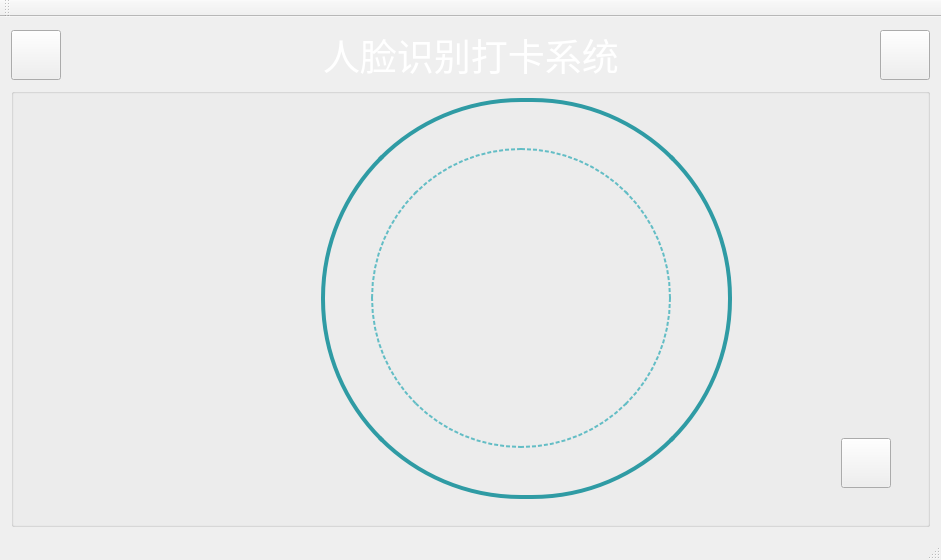
<?xml version="1.0" encoding="UTF-8"?>
<ui version="4.0">
 <class>FaceAttendance</class>
 <widget class="QMainWindow" name="FaceAttendance">
  <property name="geometry">
   <rect>
    <x>0</x>
    <y>0</y>
    <width>941</width>
    <height>560</height>
   </rect>
  </property>
  <property name="windowTitle">
   <string>人脸识别打卡系统</string>
  </property>
  <property name="styleSheet">
   <string notr="true">QMainWindow{
border-image: url(:/images/bg.jpg);
}
</string>
  </property>
  <widget class="QWidget" name="centralWidget">
   <layout class="QVBoxLayout" name="verticalLayout_2">
    <item>
     <layout class="QHBoxLayout" name="horizontalLayout_8">
      <item>
       <widget class="QPushButton" name="pushButton_break">
        <property name="sizePolicy">
         <sizepolicy hsizetype="Expanding" vsizetype="Expanding">
          <horstretch>0</horstretch>
          <verstretch>0</verstretch>
         </sizepolicy>
        </property>
        <property name="minimumSize">
         <size>
          <width>50</width>
          <height>50</height>
         </size>
        </property>
        <property name="maximumSize">
         <size>
          <width>50</width>
          <height>50</height>
         </size>
        </property>
        <property name="styleSheet">
         <string notr="true">border-image: url(:/images/exitsys.png);
</string>
        </property>
        <property name="text">
         <string/>
        </property>
       </widget>
      </item>
      <item>
       <spacer name="horizontalSpacer_4">
        <property name="orientation">
         <enum>Qt::Horizontal</enum>
        </property>
        <property name="sizeHint" stdset="0">
         <size>
          <width>40</width>
          <height>20</height>
         </size>
        </property>
       </spacer>
      </item>
      <item>
       <widget class="QLabel" name="label_10">
        <property name="font">
         <font>
          <pointsize>28</pointsize>
         </font>
        </property>
        <property name="styleSheet">
         <string notr="true">color: rgb(255, 255, 255);</string>
        </property>
        <property name="text">
         <string>人脸识别打卡系统</string>
        </property>
       </widget>
      </item>
      <item>
       <spacer name="horizontalSpacer_5">
        <property name="orientation">
         <enum>Qt::Horizontal</enum>
        </property>
        <property name="sizeHint" stdset="0">
         <size>
          <width>40</width>
          <height>20</height>
         </size>
        </property>
       </spacer>
      </item>
      <item>
       <widget class="QPushButton" name="pushButton_admi">
        <property name="sizePolicy">
         <sizepolicy hsizetype="Expanding" vsizetype="Expanding">
          <horstretch>0</horstretch>
          <verstretch>0</verstretch>
         </sizepolicy>
        </property>
        <property name="minimumSize">
         <size>
          <width>50</width>
          <height>50</height>
         </size>
        </property>
        <property name="maximumSize">
         <size>
          <width>50</width>
          <height>50</height>
         </size>
        </property>
        <property name="styleSheet">
         <string notr="true">
border-image: url(:/images/admi1.png);
</string>
        </property>
        <property name="text">
         <string/>
        </property>
       </widget>
      </item>
     </layout>
    </item>
    <item>
     <layout class="QHBoxLayout" name="horizontalLayout_7">
      <item>
       <widget class="QGroupBox" name="groupBox_2">
        <property name="minimumSize">
         <size>
          <width>618</width>
          <height>427</height>
         </size>
        </property>
        <property name="styleSheet">
         <string notr="true">color: rgb(255, 255, 255);</string>
        </property>
        <property name="title">
         <string/>
        </property>
        <widget class="QLabel" name="label_6">
         <property name="geometry">
          <rect>
           <x>310</x>
           <y>10</y>
           <width>411</width>
           <height>401</height>
          </rect>
         </property>
         <property name="styleSheet">
          <string notr="true">QLabel{
border:4px solid#2f9ba4;
border-radius:200px;
}</string>
         </property>
         <property name="text">
          <string/>
         </property>
        </widget>
        <widget class="QLabel" name="label_face">
         <property name="geometry">
          <rect>
           <x>360</x>
           <y>60</y>
           <width>300</width>
           <height>300</height>
          </rect>
         </property>
         <property name="styleSheet">
          <string notr="true">QLabel{
border:2px dotted#63bdc5;
border-radius:150px;
}</string>
         </property>
         <property name="text">
          <string/>
         </property>
        </widget>
        <widget class="QTextBrowser" name="textBrowserLog">
         <property name="geometry">
          <rect>
           <x>10</x>
           <y>10</y>
           <width>281</width>
           <height>411</height>
          </rect>
         </property>
         <property name="styleSheet">
          <string notr="true">background-color:transparent;
color: rgb(255, 255, 255);</string>
         </property>
        </widget>
        <widget class="QPushButton" name="pushButton_cam">
         <property name="geometry">
          <rect>
           <x>830</x>
           <y>350</y>
           <width>50</width>
           <height>50</height>
          </rect>
         </property>
         <property name="sizePolicy">
          <sizepolicy hsizetype="Expanding" vsizetype="Expanding">
           <horstretch>0</horstretch>
           <verstretch>0</verstretch>
          </sizepolicy>
         </property>
         <property name="minimumSize">
          <size>
           <width>50</width>
           <height>50</height>
          </size>
         </property>
         <property name="maximumSize">
          <size>
           <width>50</width>
           <height>50</height>
          </size>
         </property>
         <property name="styleSheet">
          <string notr="true">
border-image: url(:/images/cam-off.png);
</string>
         </property>
         <property name="text">
          <string/>
         </property>
        </widget>
       </widget>
      </item>
     </layout>
    </item>
   </layout>
  </widget>
  <widget class="QToolBar" name="mainToolBar">
   <attribute name="toolBarArea">
    <enum>TopToolBarArea</enum>
   </attribute>
   <attribute name="toolBarBreak">
    <bool>false</bool>
   </attribute>
  </widget>
  <widget class="QStatusBar" name="statusBar"/>
 </widget>
 <layoutdefault spacing="6" margin="11"/>
 <resources/>
 <connections/>
</ui>
